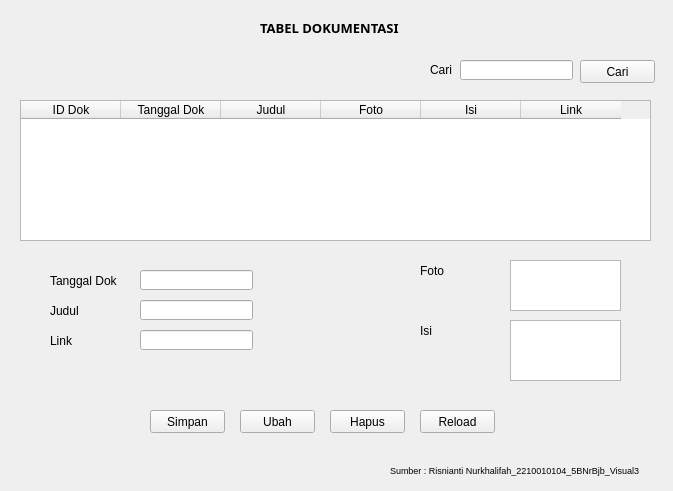
<?xml version="1.0" encoding="UTF-8"?>
<ui version="4.0">
 <class>Form</class>
 <widget class="QWidget" name="Form">
  <property name="geometry">
   <rect>
    <x>0</x>
    <y>0</y>
    <width>673</width>
    <height>491</height>
   </rect>
  </property>
  <property name="windowTitle">
   <string>Form</string>
  </property>
  <widget class="QLabel" name="label_2">
   <property name="geometry">
    <rect>
     <x>420</x>
     <y>260</y>
     <width>31</width>
     <height>21</height>
    </rect>
   </property>
   <property name="text">
    <string>Foto</string>
   </property>
  </widget>
  <widget class="QPushButton" name="btnClear">
   <property name="geometry">
    <rect>
     <x>420</x>
     <y>410</y>
     <width>75</width>
     <height>23</height>
    </rect>
   </property>
   <property name="text">
    <string>Reload</string>
   </property>
  </widget>
  <widget class="QLineEdit" name="judulInput">
   <property name="geometry">
    <rect>
     <x>140</x>
     <y>300</y>
     <width>113</width>
     <height>20</height>
    </rect>
   </property>
  </widget>
  <widget class="QLabel" name="label_5">
   <property name="geometry">
    <rect>
     <x>50</x>
     <y>330</y>
     <width>47</width>
     <height>21</height>
    </rect>
   </property>
   <property name="text">
    <string>Link</string>
   </property>
  </widget>
  <widget class="QTextEdit" name="isiInput">
   <property name="geometry">
    <rect>
     <x>510</x>
     <y>320</y>
     <width>111</width>
     <height>61</height>
    </rect>
   </property>
  </widget>
  <widget class="QPushButton" name="btnHapus">
   <property name="geometry">
    <rect>
     <x>330</x>
     <y>410</y>
     <width>75</width>
     <height>23</height>
    </rect>
   </property>
   <property name="text">
    <string>Hapus</string>
   </property>
  </widget>
  <widget class="QTableWidget" name="tableWidget">
   <property name="geometry">
    <rect>
     <x>20</x>
     <y>100</y>
     <width>631</width>
     <height>141</height>
    </rect>
   </property>
   <column>
    <property name="text">
     <string>ID Dok</string>
    </property>
   </column>
   <column>
    <property name="text">
     <string>Tanggal Dok</string>
    </property>
   </column>
   <column>
    <property name="text">
     <string>Judul</string>
    </property>
   </column>
   <column>
    <property name="text">
     <string>Foto</string>
    </property>
   </column>
   <column>
    <property name="text">
     <string>Isi</string>
    </property>
   </column>
   <column>
    <property name="text">
     <string>Link</string>
    </property>
   </column>
  </widget>
  <widget class="QPushButton" name="btnUbah">
   <property name="geometry">
    <rect>
     <x>240</x>
     <y>410</y>
     <width>75</width>
     <height>23</height>
    </rect>
   </property>
   <property name="text">
    <string>Ubah</string>
   </property>
  </widget>
  <widget class="QLabel" name="label_4">
   <property name="geometry">
    <rect>
     <x>50</x>
     <y>300</y>
     <width>47</width>
     <height>21</height>
    </rect>
   </property>
   <property name="text">
    <string>Judul</string>
   </property>
  </widget>
  <widget class="QLineEdit" name="linkInput">
   <property name="geometry">
    <rect>
     <x>140</x>
     <y>330</y>
     <width>113</width>
     <height>20</height>
    </rect>
   </property>
  </widget>
  <widget class="QPushButton" name="btnSimpan">
   <property name="geometry">
    <rect>
     <x>150</x>
     <y>410</y>
     <width>75</width>
     <height>23</height>
    </rect>
   </property>
   <property name="text">
    <string>Simpan</string>
   </property>
  </widget>
  <widget class="QLineEdit" name="tglInput">
   <property name="geometry">
    <rect>
     <x>140</x>
     <y>270</y>
     <width>113</width>
     <height>20</height>
    </rect>
   </property>
  </widget>
  <widget class="QLabel" name="label_3">
   <property name="geometry">
    <rect>
     <x>50</x>
     <y>270</y>
     <width>91</width>
     <height>21</height>
    </rect>
   </property>
   <property name="text">
    <string>Tanggal Dok</string>
   </property>
  </widget>
  <widget class="QTextEdit" name="fotoInput">
   <property name="geometry">
    <rect>
     <x>510</x>
     <y>260</y>
     <width>111</width>
     <height>51</height>
    </rect>
   </property>
  </widget>
  <widget class="QLabel" name="label">
   <property name="geometry">
    <rect>
     <x>420</x>
     <y>320</y>
     <width>21</width>
     <height>21</height>
    </rect>
   </property>
   <property name="text">
    <string>Isi</string>
   </property>
  </widget>
  <widget class="QLabel" name="label_6">
   <property name="geometry">
    <rect>
     <x>260</x>
     <y>20</y>
     <width>171</width>
     <height>16</height>
    </rect>
   </property>
   <property name="font">
    <font>
     <family>Cascadia Code</family>
     <pointsize>10</pointsize>
     <weight>75</weight>
     <italic>false</italic>
     <bold>true</bold>
    </font>
   </property>
   <property name="text">
    <string>TABEL DOKUMENTASI</string>
   </property>
  </widget>
  <widget class="QLineEdit" name="tglInput_2">
   <property name="geometry">
    <rect>
     <x>460</x>
     <y>60</y>
     <width>113</width>
     <height>20</height>
    </rect>
   </property>
   <property name="text">
    <string/>
   </property>
  </widget>
  <widget class="QLabel" name="label_7">
   <property name="geometry">
    <rect>
     <x>430</x>
     <y>60</y>
     <width>51</width>
     <height>20</height>
    </rect>
   </property>
   <property name="text">
    <string>Cari</string>
   </property>
  </widget>
  <widget class="QPushButton" name="btnCari">
   <property name="geometry">
    <rect>
     <x>580</x>
     <y>60</y>
     <width>75</width>
     <height>23</height>
    </rect>
   </property>
   <property name="text">
    <string>Cari</string>
   </property>
  </widget>
  <widget class="QLabel" name="label_8">
   <property name="geometry">
    <rect>
     <x>390</x>
     <y>460</y>
     <width>261</width>
     <height>20</height>
    </rect>
   </property>
   <property name="font">
    <font>
     <pointsize>7</pointsize>
    </font>
   </property>
   <property name="text">
    <string>Sumber : Risnianti Nurkhalifah_2210010104_5BNrBjb_Visual3</string>
   </property>
  </widget>
 </widget>
 <resources/>
 <connections/>
</ui>
